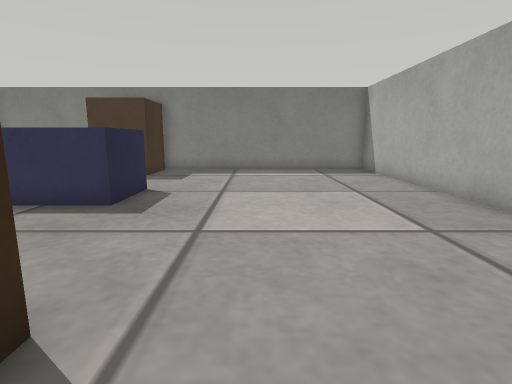
view 1 (above)

16 first-person views from a walk through a world built for the Webots simulator. The camera is 0.39 m above the floor, tilts 10° down and sees 80° across. The floor is counted in squares, 0.25 m on a side. Each view is taken from the middle of a square. On the plan, view 1 faces up. The plan holds only what a view shows up to about 15 squares ahead; the rest is blank. Robots are left out. Webots' stock objects and surfaces are drawn as simple stand-ins.

view 2
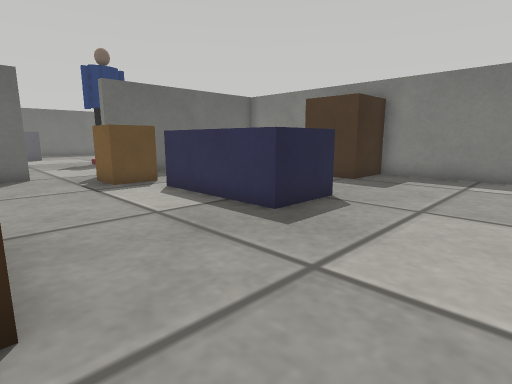

view 3
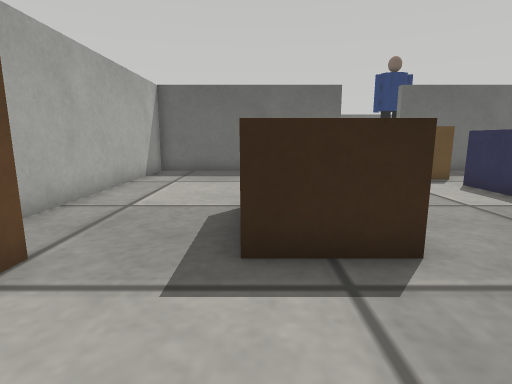

view 4
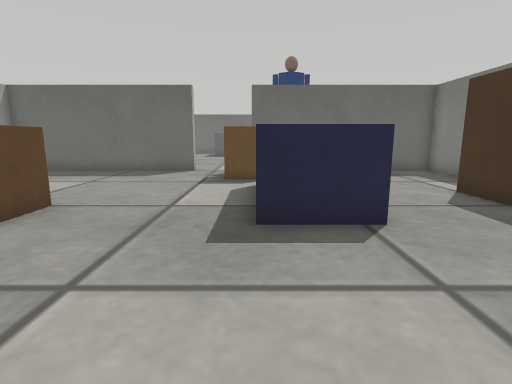

view 5
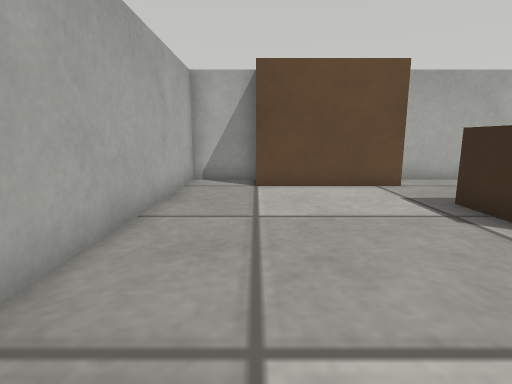

view 6
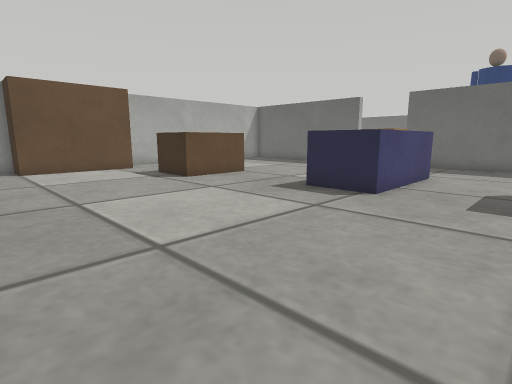

view 7
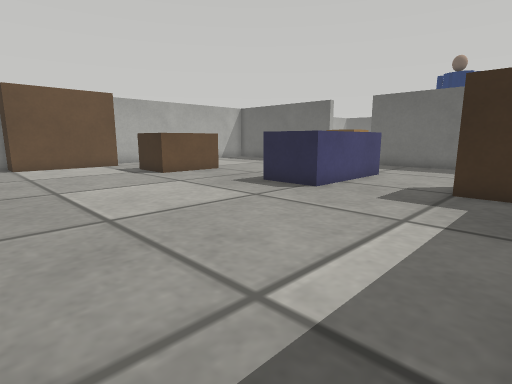

view 8
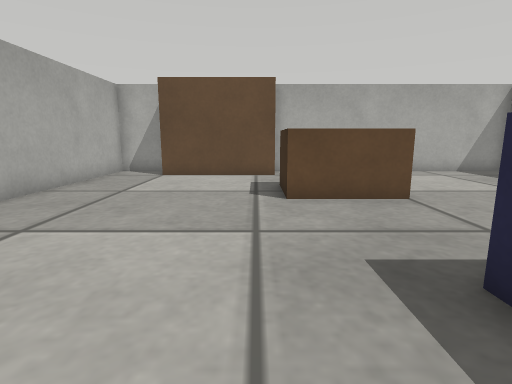

view 9
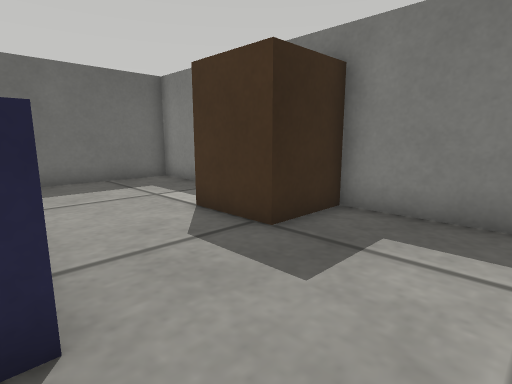

view 10
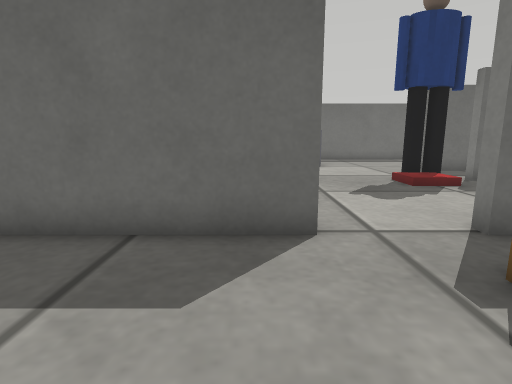

view 11
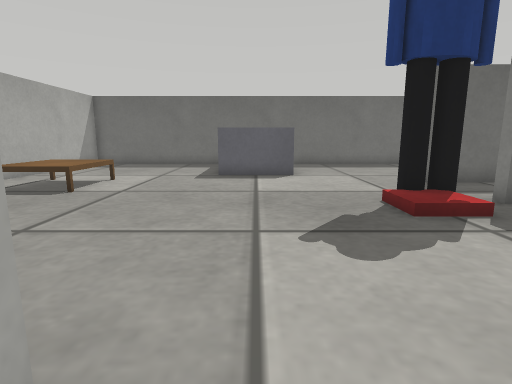

view 12
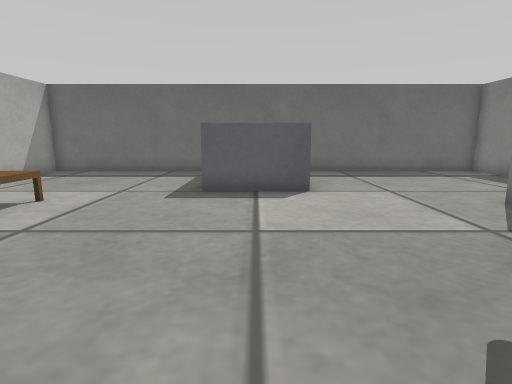

view 13
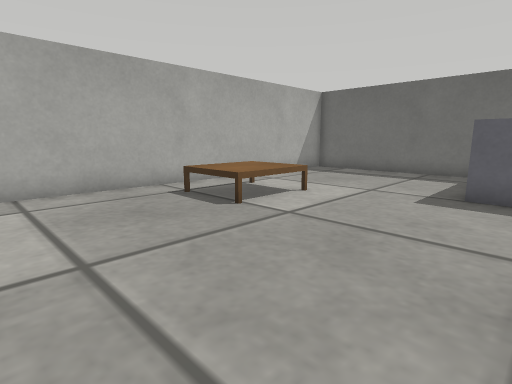

view 14
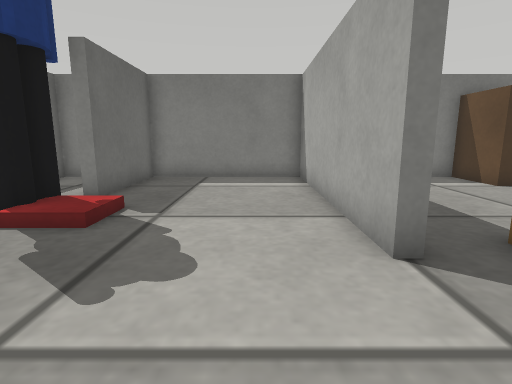

view 15
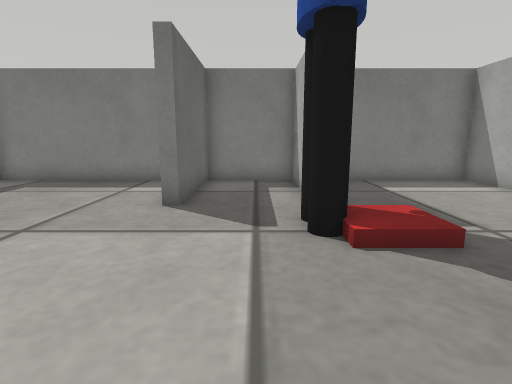

view 16
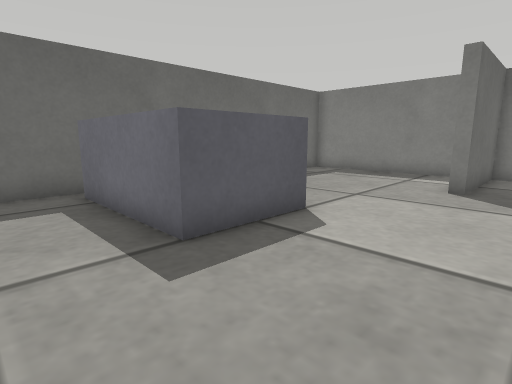

### Floor plan
Key: @ floor where view 1 was taken; # wall or solid block; . floor; / step, stairs or slope; C cabinet; B blue box; R brown box; E beige box; P person; G grey box; N bench.
Columns run from 31 left of view 1 to 6 right of it. Each row starts with its distance up from view 1.
 16 ######################################
 15 #.......#...#.....#.....C C..........#
 14 #.......#...#.....#.....C C..........#
 13 #.......#...#.....#.....CCC..........#
 12 #.......#...#.....#..................#
 11 #.........../.....#..................#
 10 #..........P//....#..................#
  9 #..........PP/....#....BBBBB.........#
  8 #...........//....#...     B.........#
  7 # ................#.EE.BBBBB.........#
  6 #     G.............EE...............#
  5 #     G..............................#
  4 #GGGGGG...........#..................#
  3 #.................#..................#
  2 #................ #.......RRRR.......#
  1 #...............  #.......   R.......#
  0 #...............  #.......   R.@.....#
 -1 #.......NNN.....  #..................#
 -2 #.......NNN.....  #..................#
 -3 #.......NNN....   #..........RRRRRR..#
 -4 #..............   #..........     R..#
 -5 ###############   ############    ####

Positions as (right, up) in squares from view 1, and headings:
1: (0, 0), facing up
2: (1, 2), facing up-left
3: (2, 0), facing left
4: (2, 7), facing left
5: (3, 7), facing down
6: (5, 13), facing down-left
7: (5, 15), facing down-left
8: (-1, 10), facing down
9: (-1, 9), facing up-left
10: (-8, 3), facing left
11: (-12, 5), facing left
12: (-16, 5), facing left
13: (-16, 5), facing down-left
14: (-15, 3), facing up
15: (-21, 4), facing up
16: (-21, 1), facing up-left
